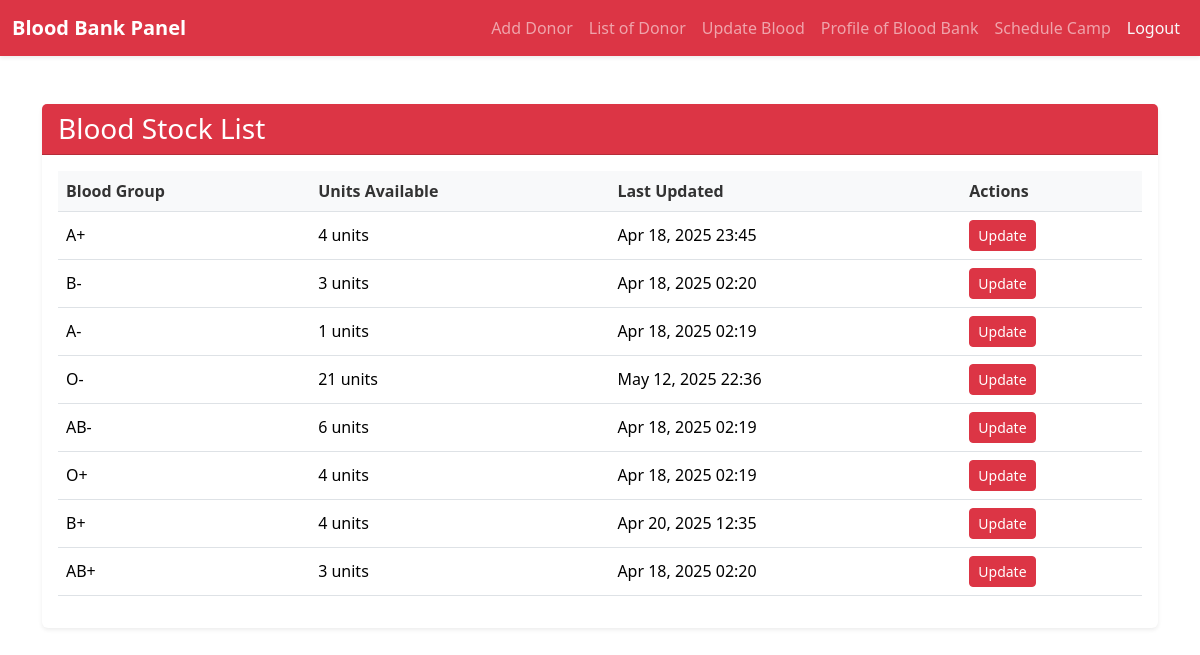
The page /blood-stock-list/ (signed in) on the database its author committed.
### core/models.py (models this page shows, shortened)
class BloodStock(models.Model):
    BLOOD_GROUP_CHOICES = [
        ('A+', 'A+'), ('A-', 'A-'),
        ('B+', 'B+'), ('B-', 'B-'),
        ('AB+', 'AB+'), ('AB-', 'AB-'),
        ('O+', 'O+'), ('O-', 'O-'),
    ]
    bloodbank = models.ForeignKey(BloodBankRegistration, on_delete=models.CASCADE, related_name='blood_stock')
    blood_group = models.CharField(max_length=3, choices=BLOOD_GROUP_CHOICES)
    units = models.PositiveIntegerField(default=0)
    last_updated = models.DateTimeField(auto_now=True)
    class Meta:
        unique_together = ('bloodbank', 'blood_group')

### core/views.py (the view)
# urls.py: path('blood-stock-list/', views.blood_stock_list, name='blood_stock_list'),
def blood_stock_list(request):
    user_id = request.session.get('bloodbank_user_id')
    if not user_id:
        return redirect('raktasewa_login')
    bloodbank = BloodBankRegistration.objects.get(id=user_id)
    blood_stock = BloodStock.objects.filter(bloodbank=bloodbank)
    return render(request, 'blood_stock_list.html', {
        'blood_stock': blood_stock
    })

### templates/blood_stock_list.html (shortened to what this page needs)
{% extends 'base2.html' %}
{% load static %}
{% block extra_head %}
  <link rel="stylesheet" href="{% static 'css/blood_stock.css' %}">
{% endblock %}
{% block content %}
<div class="container my-5">
    <div class="card shadow-sm">
        <div class="card-header bg-danger text-white">
            <h3 class="mb-0">Blood Stock List</h3>
        </div>
        <div class="card-body">
            <div class="table-responsive">
                <table class="table table-hover">
                    <thead>
                        <tr>
                            <th>Blood Group</th>
                            <th>Units Available</th>
                            <th>Last Updated</th>
                            <th>Actions</th>
                        </tr>
                    </thead>
                    <tbody>
                        {% for stock in blood_stock %}
                        <tr>
                            <td>{{ stock.blood_group }}</td>
                            <td>{{ stock.units }} units</td>
                            <td>{{ stock.last_updated|date:"M d, Y H:i" }}</td>
                            <td>
                                <a href="{% url 'update_blood_group' stock.blood_group %}" class="btn btn-sm btn-danger">Update</a>
                            </td>
                        </tr>
                        {% endfor %}
                    </tbody>
                </table>
            </div>
        </div>
    </div>
</div>
{% endblock %}

### static/css/blood_stock.css (style rules this page uses)
.card { border: none; margin-bottom: 1.5rem; }
.card-header { background-color: #dc3545; color: white; }
.card-header h3 { margin-bottom: 0; }
.table th { background-color: #f8f9fa; color: #333; font-weight: 600; }
.table td { vertical-align: middle; }
.btn-danger { background-color: #dc3545; border-color: #dc3545; }
.btn-sm { padding: 0.25rem 0.5rem; font-size: 0.875rem; }
.table-responsive { overflow-x: auto; }

### rows shown on the page
BloodStock: blood_group "A+", units "4", last_updated "Apr 18, 2025 23:45"
BloodStock: blood_group "B-", units "3", last_updated "Apr 18, 2025 02:20"
BloodStock: blood_group "A-", units "1", last_updated "Apr 18, 2025 02:19"
BloodStock: blood_group "O-", units "21", last_updated "May 12, 2025 22:36"
BloodStock: blood_group "AB-", units "6", last_updated "Apr 18, 2025 02:19"
BloodStock: blood_group "O+", units "4", last_updated "Apr 18, 2025 02:19"
BloodStock: blood_group "B+", units "4", last_updated "Apr 20, 2025 12:35"
BloodStock: blood_group "AB+", units "3", last_updated "Apr 18, 2025 02:20"
